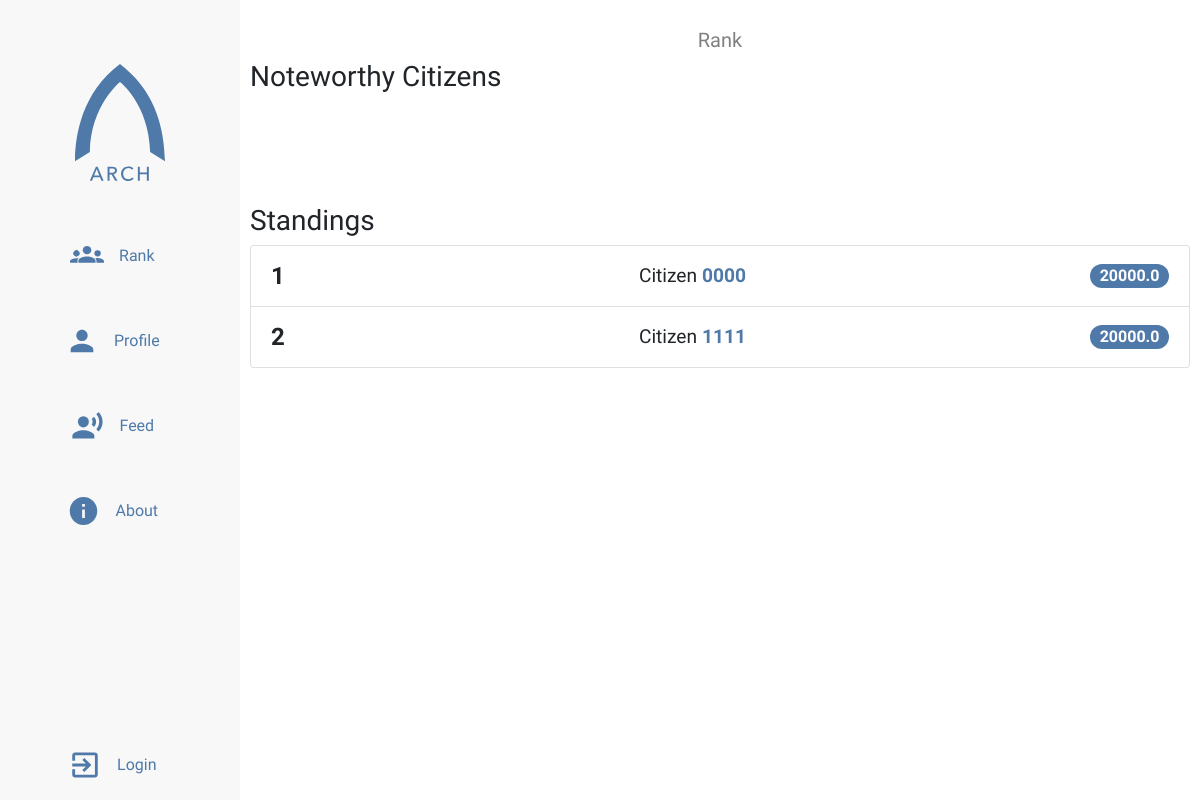
The app's page /rank with its own data.
### app/models.py (models this page shows, shortened)
class Citizen(db.Model, UserMixin):
    citizen_id = db.Column(db.String(12), primary_key=True)
    name = db.Column(db.String(64), index=True)
    eval_complete = db.Column(db.Integer)
    score = db.Column(db.Float)
    password_hash = db.Column(db.String(128))
    permission = db.Column(db.String(20), index=True, default='citizen')
    profile_image = db.Column(db.String(100))
    bio = db.Column(db.String(200))
    fav_leader = db.Column(db.String(30))
    income = db.Column(db.Integer)

### app/routes.py (the view)
@app.route('/rank')
def rank():
    page = request.args.get('page', 1, type=int)
    citizens = Citizen.query.order_by(
        Citizen.score.desc()).paginate(
        page, 10, False)
    next_citizens = url_for('rank', page=citizens.next_num) \
        if citizens.has_next else None
    prev_citizens = url_for('rank', page=citizens.prev_num) \
        if citizens.has_prev else None
    top_citizens = Citizen.query.filter(
        Citizen.score >= 60000).order_by(
        func.random()).limit(3)
    return render_template(
        'rank.html',
        citizens=citizens.items,
        tops=top_citizens,
        next=next_citizens,
        prev=prev_citizens,
        title="Rank")

### app/templates/rank.html (shortened to what this page needs)
{% extends "sidebar-base.html" %}
{% block style %}
     <link rel="stylesheet" type="text/css" href="{{ url_for('static', filename='styles/rank.css') }}">
{% endblock %}
{% block content %}
     <h3>Noteworthy Citizens</h3>
     <h3>Standings</h3>
     <ol class="list-group">
          {% for citizen in citizens %}
               <li class="list-group-item d-flex justify-content-between align-items-center">
                    <span class="rank">
                         {{ loop.index }}
                    </span>
                    <span class="citizen-info">
                         Citizen <a href="{{ url_for('profile', citizen_id=citizen.citizen_id) }}">{{ citizen.citizen_id }}</a>
                    </span>
                    <div class="badge badge-pill">
                         {{ citizen.score }}
                    </div>
               </li>
          {% endfor %}
     </ol>
{% endblock content %}

### app/templates/sidebar-base.html (shortened to what this page needs)
{% extends "base.html" %}
{% block head %}
    <link rel="stylesheet" type="text/css" href="{{ url_for('static', filename='styles/sidebar.css') }}">
    {% block style %}{% endblock %}
{% endblock %}
{% block body %}
    <div class="grid-container">
        <div class="menu-icon">
        </div>
        <div class="title">
            <p>{{ title }}</p>
        </div>
        <aside class="sidenav">
        <ul class="sidenav-list ">
            <img id="nav-logo" src="{{ url_for('static', filename='assets/logotext.svg') }}" alt="Arch">
            <li class="nav-item"><a class="nav-link" href="{{ url_for('rank') }}">
                <img id="rank-icon" class="nav-icon icon" src="{{ url_for('static', filename='assets/rankicon.svg') }}">
                <p>Rank</p>
            </a></li>
            <li class="nav-item"><a class="nav-link" href="{{ url_for('profile_home') }}">
                <img id="profile-icon" class="nav-icon icon" src="{{ url_for('static', filename='assets/profileicon.svg') }}">
                <p>Profile</p>
            </a></li>
            <li class="nav-item"><a class="nav-link" href="{{ url_for('feed') }}">
                <img id="feed-icon" class="nav-icon icon" src="{{ url_for('static', filename='assets/feedicon.svg') }}">
                <p>Feed</p>
            </a></li>
            <li class="nav-item"><a class="nav-link" href="{{ url_for('about') }}">
                    <img id="about-icon" class="nav-icon icon" src="{{ url_for('static', filename='assets/infoicon.svg') }}">
                    <p>About</p>
            </a></li>
            <li class="nav-item nav-log">
            {% if current_user.is_anonymous %}
                <a class="nav-link" href="{{ url_for('login') }}">
                    <img id="login-icon" class="nav-icon icon" src="{{ url_for('static', filename='assets/loginicon.svg') }}">
                    <p>Login</p>
                </a>
            {% else %}
            <a class="nav-link" href="{{ url_for('logout') }}">
                <img id="logout-icon" class="nav-icon icon" src="{{ url_for('static', filename='assets/logouticon.svg') }}">
                <p>logout</p>
            </a>
            {% endif %}
            </li>
            </ul>
        </aside>
        <div class="main">
            {% block content %} {% endblock content %}
        </div>
    </div>
{% endblock %}

### app/templates/base.html (shortened to what this page needs)
<html lang="en">
    <head>
        <link rel="stylesheet" href="https://stackpath.bootstrapcdn.com/bootstrap/4.3.1/css/bootstrap.min.css">
        <link rel="stylesheet" type="text/css" href="{{ url_for('static', filename='styles/main.css') }}">
        {% block head %} {% endblock %}
    </head>
</html>
<body>
    {% block body %}{% endblock %}
</body>

### app/static/styles/main.css (style rules this page uses)
body { font-family: 'Questrial', sans-serif; overflow-x: hidden; margin: 0; padding: 0; box-sizing: border-box; }

### app/static/styles/sidebar.css (style rules this page uses)
.grid-container { display: grid; grid-template-columns: 1fr; grid-template-rows: 50px 1fr; grid-template-areas: "header" "main"; height: 100vh; }
.title { grid-area: header; justify-self: center; margin-top: 25px; font-size: 20px; color: #808080; }
.main { padding: 10px; grid-area: main; overflow-y: auto; overflow-x: hidden; }
.menu-icon { position: fixed; display: flex; top: 5px; left: 10px; align-items: center; justify-content: center; z-index: 1; cursor: pointer; padding: 12px; color: #4e79a8; }
.sidenav { grid-area: nav; display: flex; flex-direction: column; height: 100%; width: 100vw; position: fixed; overflow-y: auto; transform: translateX(-100vw); transition: all .4s ease-in-out; background-color: #f8f8f8; z-index: 3; }
.sidenav-list { padding: 0; margin: 0; list-style: none; }
@media only screen and (min-width: 750px) { .grid-container { grid-template-columns: 240px 1fr; grid-template-areas: "nav header" "nav main"; } }
@media only screen and (min-width: 750px) { .sidenav { width: 240px; position: relative; transform: translateX(0); } }
.sidenav ul { display: flex; align-items: center; flex-direction: column; height: 100vh; }
#nav-logo { width: 90px; margin-bottom: 5vh; margin-top: 8vh; }
.nav-item { width: 70%; margin-bottom: 15px; }
.nav-link { display: flex; justify-content: center; margin: 0; color: #4e79a8; height: 70px; }
.nav-icon { width: calc(10% + 20px); float: left; }
.nav-link p { margin: 15px; font-weight: lighter; }
.nav-log { margin-top: auto; margin-bottom: 0; }

### app/static/styles/rank.css (style rules this page uses)
.list-group { counter-reset: rank; }
.list-group li { counter-increment: index; display: flex; align-items: center; box-sizing: border-box; }
.list-group li .citizen-info { font-size: 1.2rem; }
.list-group .rank { font-size: 1.5rem; text-align: right; font-weight: bold; align-self: flex-start; margin-right: 10px; }
a { text-decoration: none; font-weight: bold; color: #4e79a8; }
.badge { background-color: #4e79a8; font-size: 1rem; color: white; }

### records on screen
Citizen: citizen_id "0000", score "20000.0"
Citizen: citizen_id "1111", score "20000.0"

### other values on screen
{{ title }} "Rank"
